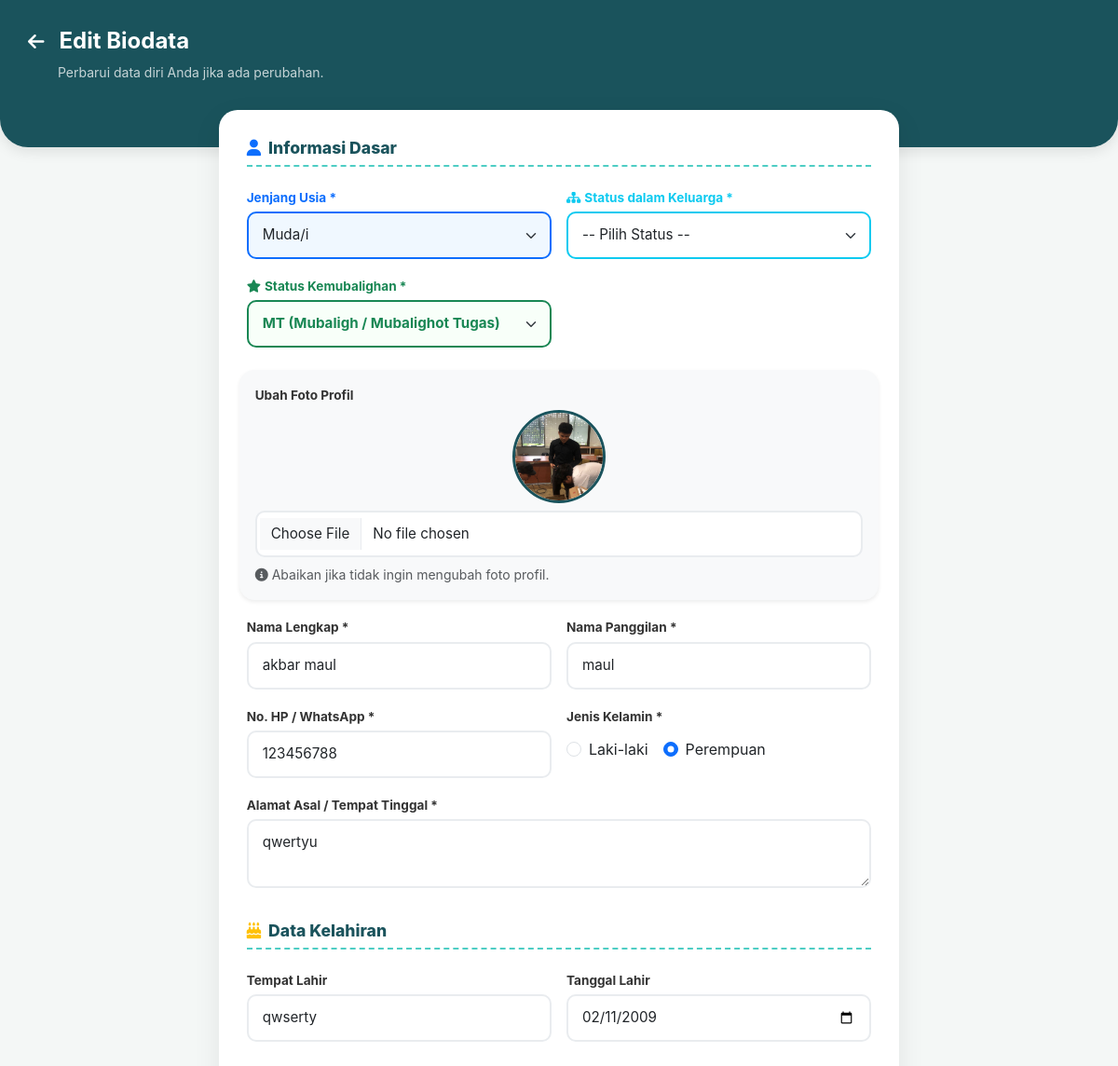
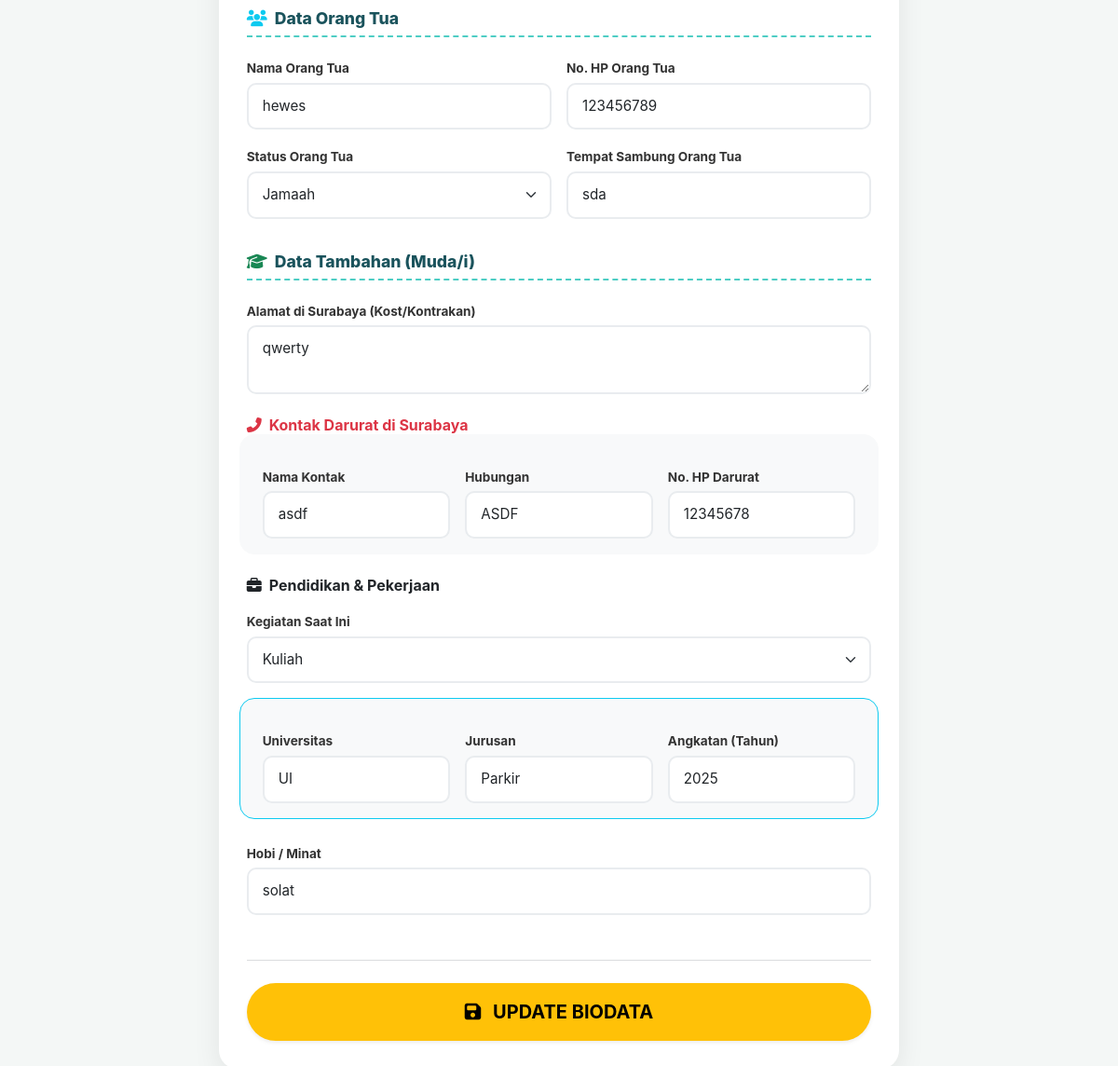
The app's page /aplikasi_absensi/edit_biodata.php (signed in) with its own data (2 pictures, top to bottom).
### tables this page shows
CREATE TABLE `biodata_jamaah` (
  `id_biodata` int(11) NOT NULL,
  `id_user` int(11) DEFAULT NULL,
  `jenjang` enum('Umum','Muda/i','Remaja','Pra Remaja','Caberawit') NOT NULL,
  `nama_lengkap` varchar(150) NOT NULL,
  `nama_panggilan` varchar(50) DEFAULT NULL,
  `jenis_kelamin` enum('L','P') DEFAULT NULL,
  `status_pernikahan` enum('Belum Menikah','Menikah','Pernah Menikah') DEFAULT NULL,
  `is_siap_nikah` tinyint(1) DEFAULT 0,
  `target_menikah` varchar(50) DEFAULT NULL,
  `kriteria_idaman` text DEFAULT NULL,
  `id_kepala_keluarga` int(11) DEFAULT NULL,
  `status_keluarga` enum('Kepala Keluarga','Istri','Anak','Lainnya') DEFAULT NULL,
  `no_hp` varchar(20) DEFAULT NULL,
  `alamat_asal` text DEFAULT NULL,
  `foto` varchar(255) DEFAULT NULL,
  `tempat_lahir` varchar(100) DEFAULT NULL,
  `tanggal_lahir` date DEFAULT NULL,
  `alamat_surabaya` text DEFAULT NULL,
  `nama_ortu` varchar(150) DEFAULT NULL,
  `hp_ortu` varchar(20) DEFAULT NULL,
  `status_ortu` enum('Jamaah','Belum') DEFAULT NULL,
  `tempat_sambung_ortu` varchar(150) DEFAULT NULL,
  `darurat_nama` varchar(150) DEFAULT NULL,
  `darurat_hubungan` varchar(50) DEFAULT NULL,
  `darurat_hp` varchar(20) DEFAULT NULL,
  `status_mubaligh` enum('MT','Non MT') DEFAULT NULL,
  `kegiatan_surabaya` enum('Bekerja','Kuliah','Lainnya') DEFAULT NULL,
  `tempat_kerja` varchar(150) DEFAULT NULL,
  `alamat_kerja` text DEFAULT NULL,
  `universitas` varchar(150) DEFAULT NULL,
  `jurusan` varchar(100) DEFAULT NULL,
  `angkatan` varchar(10) DEFAULT NULL,
  `hobi` varchar(255) DEFAULT NULL,
  `created_at` timestamp NOT NULL DEFAULT current_timestamp()
);

### aplikasi_absensi/edit_biodata.php (the view, shortened to what this page needs)
<?php
include 'koneksi.php';
$id_user = $_SESSION['id_user'];
$cek_bio = mysqli_query($conn, "SELECT * FROM biodata_jamaah WHERE id_user = '$id_user'");
$d_bio = mysqli_fetch_assoc($cek_bio);
?>
<!DOCTYPE html>
<html lang="id">
<head>
    <link href="https://cdn.jsdelivr.net/npm/bootstrap@5.3.0/dist/css/bootstrap.min.css" rel="stylesheet">
    <link rel="stylesheet" href="https://cdnjs.cloudflare.com/ajax/libs/font-awesome/6.4.0/css/all.min.css">
</head>
<body>
<div class="header-bg relative">
    <div class="container p-0">
        <div class="d-flex align-items-center mb-2">
            <a href="isi_biodata.php" class="text-white text-decoration-none me-3"><i class="fa fa-arrow-left fa-lg"></i></a>
            <h4 class="fw-bold mb-0">Edit Biodata</h4>
        </div>
        <p class="mb-0 opacity-75 small ms-4 ps-2">Perbarui data diri Anda jika ada perubahan.</p>
    </div>
</div>
<div class="container px-3">
    <div class="row justify-content-center">
        <div class="col-lg-8">
            <div class="card-form">
                <form action="" method="POST" enctype="multipart/form-data">
                    <h5 class="form-section-title mt-0"><i class="fa fa-user me-2 text-primary"></i>Informasi Dasar</h5>
                    <div class="row g-3">
                        <div class="col-md-6">
                            <label class="form-label text-primary">Jenjang Usia *</label>
                            <select name="jenjang" id="jenjang" class="form-select border-primary" style="background-color: #f0f8ff;" onchange="cekJenjang()" required>
                                <option value="Muda/i" <?= ($d_bio['jenjang'] == 'Muda/i') ? 'selected' : ''; ?>>Muda/i</option>
                            </select>
                        </div>
                        <div class="col-md-6">
                            <label class="form-label text-info"><i class="fa fa-sitemap me-1"></i>Status dalam Keluarga *</label>
                            <select name="status_keluarga" id="status_keluarga" class="form-select border-info" onchange="cekKeluarga()" required>
                                <option value="" disabled <?= empty($d_bio['status_keluarga']) ? 'selected' : ''; ?>>-- Pilih Status --</option>
                            </select>
                        </div>
                        <div class="col-md-6" id="blokMubaligh" style="display: none;">
                            <label class="form-label text-success"><i class="fa fa-star me-1"></i>Status Kemubalighan *</label>
                            <select name="status_mubaligh" id="status_mubaligh" class="form-select border-success fw-bold text-success" style="background-color: #f8fff9;">
                                <option value="MT" <?= ($d_bio['status_mubaligh'] == 'MT') ? 'selected' : ''; ?>>MT (Mubaligh / Mubalighot Tugas)</option>
                            </select>
                        </div>
                        <div class="col-12 mt-4 bg-light p-3 rounded-4 border border-light shadow-sm text-center">
                            <label class="form-label d-block text-start">Ubah Foto Profil <span id="labelFotoWajib" class="label-wajib">* (Wajib)</span></label>
                            <?php if(!empty($d_bio['foto']) && file_exists('uploads/'.$d_bio['foto'])): ?>
                                <img src="uploads/<?= $d_bio['foto']; ?>" class="img-preview mb-2" alt="Foto Lama">
                            <?php else: ?>
                                <div class="mb-2 text-muted small"><i class="fa fa-user-circle fa-4x opacity-50"></i><br>Belum ada foto</div>
                            <?php endif; ?>
                            <input type="file" name="foto" id="inputFoto" class="form-control bg-white" accept="image/png, image/jpeg, image/jpg, image/webp">
                            <div class="form-text small mt-2 text-muted text-start" id="keteranganFoto"><i class="fa fa-info-circle me-1"></i>Format: JPG/PNG/WEBP. Max 2MB. (Abaikan jika tidak ingin mengubah foto)</div>
                        </div>
                        <div class="col-md-6">
                            <label class="form-label">Nama Lengkap *</label>
                            <input type="text" name="nama_lengkap" class="form-control" value="<?= htmlspecialchars($d_bio['nama_lengkap']); ?>" required>
                        </div>
                        <div class="col-md-6">
                            <label class="form-label">Nama Panggilan *</label>
                            <input type="text" name="nama_panggilan" class="form-control" value="<?= htmlspecialchars($d_bio['nama_panggilan']); ?>" required>
                        </div>
                        <div class="col-md-6">
                            <label class="form-label">No. HP / WhatsApp *</label>
                            <input type="number" name="no_hp" class="form-control" value="<?= htmlspecialchars($d_bio['no_hp']); ?>" required>
                        </div>
                        <div class="col-md-6">
                            <label class="form-label">Jenis Kelamin *</label>
                            <div class="d-flex gap-3 mt-2">
                                <div class="form-check">
                                    <input class="form-check-input" type="radio" name="jenis_kelamin" value="L" id="jkL" <?= ($d_bio['jenis_kelamin'] == 'L') ? 'checked' : ''; ?> required>
                                    <label class="form-check-label" for="jkL">Laki-laki</label>
                                </div>
                                <div class="form-check">
                                    <input class="form-check-input" type="radio" name="jenis_kelamin" value="P" id="jkP" <?= ($d_bio['jenis_kelamin'] == 'P') ? 'checked' : ''; ?> required>
                                    <label class="form-check-label" for="jkP">Perempuan</label>
                                </div>
                            </div>
                        </div>
                        <div class="col-12">
                            <label class="form-label">Alamat Asal / Tempat Tinggal *</label>
                            <textarea name="alamat_asal" class="form-control" rows="2" required><?= htmlspecialchars($d_bio['alamat_asal']); ?></textarea>
                        </div>
                    </div>
                    <div id="blokKelahiran" style="display: none;">
                        <h5 class="form-section-title"><i class="fa fa-birthday-cake me-2 text-warning"></i>Data Kelahiran</h5>
                        <div class="row g-3">
                            <div class="col-md-6">
                                <label class="form-label">Tempat Lahir</label>
                                <input type="text" name="tempat_lahir" class="form-control" value="<?= htmlspecialchars($d_bio['tempat_lahir'] ?? ''); ?>">
                            </div>
                            <div class="col-md-6">
                                <label class="form-label">Tanggal Lahir</label>
                                <input type="date" name="tanggal_lahir" class="form-control" value="<?= $d_bio['tanggal_lahir']; ?>">
                            </div>
                        </div>
                    </div>
                    <div id="blokOrtu" style="display: none;">
                        <h5 class="form-section-title"><i class="fa fa-users me-2 text-info"></i>Data Orang Tua</h5>
                        <div class="row g-3">
                            <div class="col-md-6">
                                <label class="form-label" id="labelOrtu">Nama Orang Tua (Ayah)</label>
                                <input type="text" name="nama_ortu" class="form-control" value="<?= htmlspecialchars($d_bio['nama_ortu'] ?? ''); ?>">
                            </div>
                            <div class="col-md-6">
                                <label class="form-label">No. HP Orang Tua</label>
                                <input type="number" name="hp_ortu" class="form-control" value="<?= htmlspecialchars($d_bio['hp_ortu'] ?? ''); ?>">
                            </div>
                            <div class="col-md-6">
                                <label class="form-label">Status Orang Tua</label>
                                <select name="status_ortu" class="form-select">
                                    <option value="Jamaah" <?= ($d_bio['status_ortu'] == 'Jamaah') ? 'selected' : ''; ?>>Jamaah</option>
                                </select>
                            </div>
                            <div class="col-md-6" id="blokSambungOrtu">
                                <label class="form-label">Tempat Sambung Orang Tua</label>
                                <input type="text" name="tempat_sambung_ortu" class="form-control" value="<?= htmlspecialchars($d_bio['tempat_sambung_ortu'] ?? ''); ?>">
                            </div>
                        </div>
                    </div>
                    <div id="blokMudai" style="display: none;">
                        <h5 class="form-section-title"><i class="fa fa-graduation-cap me-2 text-success"></i>Data Tambahan (Muda/i)</h5>
                        <div class="row g-3">
                            <div class="col-12">
                                <label class="form-label">Alamat di Surabaya (Kost/Kontrakan)</label>
                                <textarea name="alamat_surabaya" class="form-control" rows="2"><?= htmlspecialchars($d_bio['alamat_surabaya'] ?? ''); ?></textarea>
                            </div>
                        </div>
                        <h6 class="fw-bold mt-4 mb-3 text-danger"><i class="fa fa-phone-alt me-2"></i>Kontak Darurat di Surabaya</h6>
                        <div class="row g-3 bg-light p-3 rounded-4 border border-light">
                            <div class="col-md-4"><label class="form-label">Nama Kontak</label><input type="text" name="darurat_nama" class="form-control" value="<?= htmlspecialchars($d_bio['darurat_nama'] ?? ''); ?>"></div>
                            <div class="col-md-4"><label class="form-label">Hubungan</label><input type="text" name="darurat_hubungan" class="form-control" value="<?= htmlspecialchars($d_bio['darurat_hubungan'] ?? ''); ?>"></div>
                            <div class="col-md-4"><label class="form-label">No. HP Darurat</label><input type="number" name="darurat_hp" class="form-control" value="<?= htmlspecialchars($d_bio['darurat_hp'] ?? ''); ?>"></div>
                        </div>
                        <h6 class="fw-bold mt-4 mb-3 text-dark"><i class="fa fa-briefcase me-2"></i>Pendidikan & Pekerjaan</h6>
                        <div class="row g-3">
                            <div class="col-12">
                                <label class="form-label">Kegiatan Saat Ini</label>
                                <select name="kegiatan_surabaya" id="kegiatan_surabaya" class="form-select" onchange="cekKegiatan()">
                                    <option value="Kuliah" <?= ($d_bio['kegiatan_surabaya'] == 'Kuliah') ? 'selected' : ''; ?>>Kuliah</option>
                                </select>
                            </div>
                        </div>
                        <div class="row g-3 mt-3 bg-light p-3 rounded-4 border border-info" id="formKampus" style="display: none;">
                            <div class="col-md-4"><label class="form-label">Universitas</label><input type="text" name="universitas" class="form-control" value="<?= htmlspecialchars($d_bio['universitas'] ?? ''); ?>"></div>
                            <div class="col-md-4"><label class="form-label">Jurusan</label><input type="text" name="jurusan" class="form-control" value="<?= htmlspecialchars($d_bio['jurusan'] ?? ''); ?>"></div>
                            <div class="col-md-4"><label class="form-label">Angkatan (Tahun)</label><input type="number" name="angkatan" class="form-control" value="<?= htmlspecialchars($d_bio['angkatan'] ?? ''); ?>"></div>
                        </div>
                    </div>
                    <div id="blokHobi" style="display: none;" class="mt-4">
                        <label class="form-label">Hobi / Minat</label>
                        <input type="text" name="hobi" class="form-control" value="<?= htmlspecialchars($d_bio['hobi'] ?? ''); ?>">
                    </div>
                    <hr class="mt-5 mb-4 border-secondary">
                    <button type="submit" name="update_biodata" class="btn btn-warning w-100 py-3 fw-bold fs-5 rounded-pill shadow-sm" style="border:none;">
                        <i class="fa fa-save me-2"></i> UPDATE BIODATA
                    </button>
                </form>
            </div>
        </div>
    </div>
</div>
</body>
</html>

### aplikasi_absensi/edit_biodata.php (style rules this page uses)
body { background: #f4f7f6; font-family: 'Inter', sans-serif; padding-bottom: 50px; }
.header-bg { background: #1a535c; padding: 30px 20px 70px 20px; color: white; border-radius: 0 0 30px 30px; box-shadow: 0 4px 15px rgba(0,0,0,0.1); }
.card-form { background: white; border-radius: 20px; box-shadow: 0 10px 30px rgba(0,0,0,0.08); padding: 30px; margin-top: -40px; margin-bottom: 2rem; }
.form-section-title { font-weight: 800; color: #1a535c; font-size: 1.1rem; border-bottom: 2px dashed #4ecdc4; padding-bottom: 8px; margin-bottom: 20px; margin-top: 35px; }
.form-label { font-weight: 700; color: #333; font-size: 0.85rem; margin-bottom: 5px; }
.form-control, .form-select { border-radius: 10px; padding: 12px 15px; border: 2px solid #e9ecef; font-size: 0.95rem; }
#blokKelahiran, #blokOrtu, #blokMudai, #blokHobi, #formKampus, #formKerja, #blokMubaligh, #blokKepalaKeluarga { transition: all 0.3s ease-in-out; }
.img-preview { width: 100px; height: 100px; object-fit: cover; border-radius: 50%; border: 3px solid #1a535c; margin-bottom: 10px; }

### records on screen
biodata_jamaah: jenjang "Muda/i", status_keluarga "-- Pilih Status --", status_mubaligh "MT (Mubaligh / Mubalighot Tugas)", foto (picture), nama_lengkap "akbar maul", nama_panggilan "maul", no_hp "123456788", jenis_kelamin "☐ Laki-laki", jenis_kelamin "☑ Perempuan", alamat_asal "qwertyu", tempat_lahir "qwserty", tanggal_lahir "02/11/2009", nama_ortu "hewes", hp_ortu "123456789", status_ortu "Jamaah", tempat_sambung_ortu "sda", alamat_surabaya "qwerty", darurat_nama "asdf", darurat_hubungan "ASDF", darurat_hp "12345678", kegiatan_surabaya "Kuliah", universitas "UI", jurusan "Parkir", angkatan "2025", hobi "solat"
